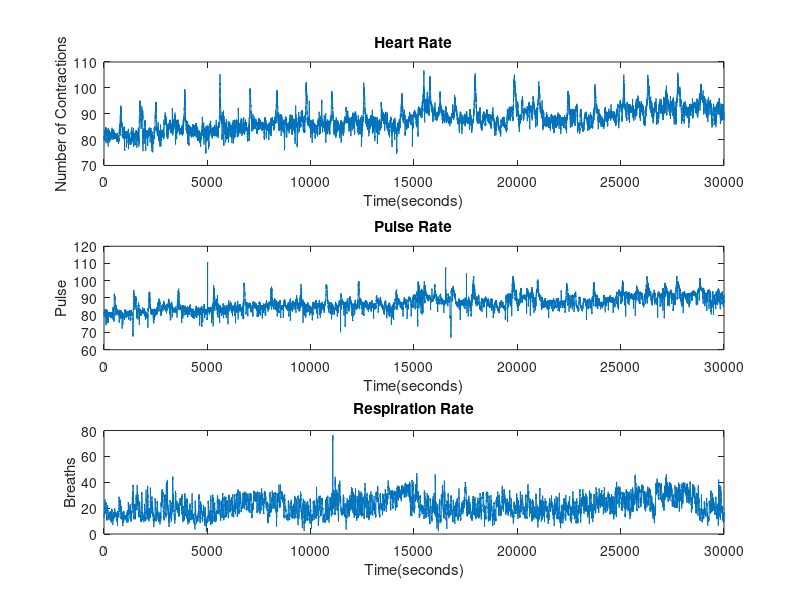
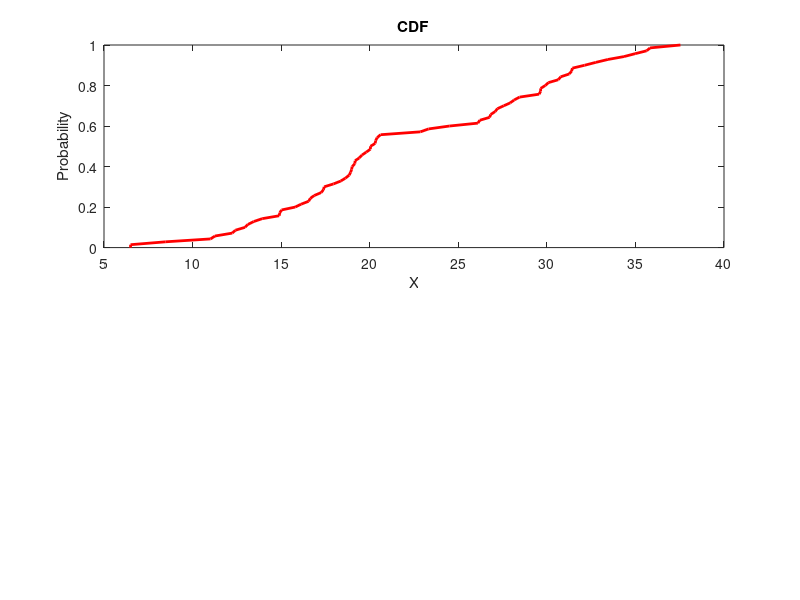

MATLAB code for these plots, in order: (Note: this script raises an error after producing the figures.)
%   FILL IN / MODIFY THE CODE WITH '' or comments with !!

clc
close all;
clear all;

% Load patient_data.mat 
load('patient_data.mat');
labels = {'Heart Rate','Pulse Rate','Respiration Rate'};

% open the result file
% !! replace # with your own groupID
fid = fopen('ECE313_Mini2_group20', 'w');

% T0
% !! Subset your data for each signal
HR = data(1,:);
PR = data(2,:);
X = data(3,:);

% Part a
% !! Plot each signal over time
figure;
m = size(data,2);
x = [1:1:m];
subplot(3,1,1);
plot(x,HR);
xlabel('Time(seconds)');
ylabel('Number of Contractions');
title(labels(1));
subplot(3,1,2);
plot(x,PR);
xlabel('Time(seconds)');
ylabel('Pulse')
title(labels(2));
subplot(3,1,3);
plot(x,X);
xlabel('Time(seconds)');
ylabel('Breaths')
title(labels(3));

% Note that Tasks 1.1 and 1.2 should be done only for the respiration rate signal 
% Tasks 2.1 and 2.2 should be performed using all three signals.
% T1.1
% Part a
% Generating three sample sets of different sizes

sampleset = [70,1000,30000];
for k = 1:3
    % Pick a random sample of size sampleset(k) from the data set  
    % (Without replacement)
    
    Sample = datasample(X, sampleset(k), 'Replace', false);
    
    % Plot the CDF of the whole data set as the reference (in red color)
    figure;  
    subplot(2,1,1);
    [p, xx] = ecdf(Sample);
    plot(xx,p);
    xlabel('X');
    ylabel('Probability');
    title('CDF');
    %hold on;% For the next plots to be on the same figure        
    h = get(gca,'children'); set(h,'LineWidth',2);set(h,'Color','r')
    
    % !! Call the funcion for calculating and ploting pdf and CDF of X     
    pdf_cdf(Sample);
    
    title(strcat(strcat(char(labels(3)),' - Sample Size = '),char(num2str(sampleset(k)))));
end

fprintf(fid, 'Task 1.1a \n\n');
fprintf(fid, 'The biggest difference between the pmf and the pdf is that the pmf depicts interval based probabilities while the pdf approximates\n');
fprintf(fid, 'the probabilities over a continuum of sample points. The pdf can be seen as an upper envelope of the pmf given a particular dataset. As\n');
fprintf(fid, 'the number of samples increases, the pdf takes on a more accurate upper envelope of the pmf. As the sample size increases,\n');
fprintf(fid, 'the pmf and the pdf of the sampleset more closely resemble the pmf and pdf of the entire dataset.\n\n');

%
% Part b
% !! Use the tabulate function in MATLAB over X and floor(X). 

X_tab = tabulate(X);
Y = floor(X);
Y_tab = tabulate(Y);

X_tab_min = min(X_tab(:,3)); 
X_tab_max = max(X_tab(:,3));
Y_tab_min = min(Y_tab(:,3));
Y_tab_max = max(Y_tab(:,3));

% !! Answer the question by filling in the following printf
fprintf(fid, 'Task 1.1b\n\n');
fprintf(fid, 'Min of tabulate(X) = %f%%\n', X_tab_min);
fprintf(fid, 'Max of tabulate(X) = %f%%\n', X_tab_max);
fprintf(fid, 'Min of tabulate(floor(X)) = %f%%\n', Y_tab_min);
fprintf(fid, 'Max of tabulate(floor(X)) = %f%%\n\n', Y_tab_max);


fprintf(fid, 'Question 1:\n');
fprintf(fid, 'Tabulate(X) gives an estimated pdf because the original dataset of all possible respiration rates is meant to be continuous.\n');
fprintf(fid, 'Furthermore, tabulate(X) returns the probabilities representing the relative likelihood of all possible respiration rate values.\n');
fprintf(fid, 'Tabulate (Y) gives a pmf because after using the floor function on X, all the possible respiration rates are truncated. This causes\n');
fprintf(fid, 'the random variable to take on discrete values.\n\n');

fprintf(fid, 'Question 2:\n');
fprintf(fid, 'For the X dataset, the min and max probabilities are equal, because without the floor function, each respiration rate is distinct \n');
fprintf(fid, 'and therefore is as likely to appear as any other respiration rate. \n');
fprintf(fid, 'For the Y dataset, the min and max probabilities are not equal because with the floor function, all the values corresponding to the respiration \n');
fprintf(fid, 'rates are truncated. Hence, multiple respiration rates from the original data now share common Y values. Consequently, the frequency for each Y \n');
fprintf(fid, 'value can vary.\n\n');

fprintf(fid, 'Question 3:\n');
fprintf(fid, 'The probability that X will be contained in an interval of length ? around the point a is approximately ?f(a).\n');
fprintf(fid, 'If we let ? be small enough such that each interval of length ? only contains at most one sample, then each existing respiration rate value\n');
fprintf(fid, 'corresponds to exactly one sample, which accounts for the reason that for the X dataset, the min and max probabilities are equal.\n');
fprintf(fid, 'However, that is not true for PMF, since after taking Y = floor(X) in this case, necessarily some Y value could correspond to multiple samples.\n');
fprintf(fid, 'Consequently, the frequency for each Y value can vary, and therefore for the Y dataset, the min and max probabilities are not equal.\n\n');

%
% Part c
% !! Using CDF of X, find values a and b such that P(X <= a) <= 0.02 and P(X <= b) >= 0.98.
sorted_X = sort(X);
a = sorted_X(600);
b = sorted_X(29400);
fprintf(fid, 'Task 1.1c\n\n');
fprintf(fid, 'Empirical a = %f\n', a);
fprintf(fid, 'Empirical b = %f\n\n', b);

% Task 1.2;

% Part a
% !! Calculate mean of the signal
mean_X = mean(X);
fprintf(fid, 'Task 1.2a\n\n');
fprintf(fid, 'Mean RESP = %f\n', mean_X);

% !! Calculate standard deviation of the signal
std_X = std(X);
fprintf(fid, 'Standard Deviation RESP = %f\n\n', std_X);

% Part b
% !! Generate a normal random variable with the same mean & standard deviation 
R = normrnd(mean_X, std_X, 1, 30000);

% !! Plot pdf and CDF of the generated random variable using pdf_cdf function
% Plot the CDF of the whole data set as the reference (in red color)
figure;  
subplot(2,1,1);
title('CDF');
[p1, xx1] = ecdf(R);
plot(xx1,p1);
xlabel('X');
ylabel('Probability');
%hold on;% For the next plots to be on the same figure        
h = get(gca,'children'); set(h,'LineWidth',2);set(h,'Color','r')
pdf_cdf(R);
title(strcat(char(labels(3)),' Normal Approximation'));


% Part c
figure;
title(strcat(char(labels(3)),' Normplot'));
% !! Use normplot function to estimate the difference between distributions
normplot(X)
fprintf(fid, 'Task 1.2c\n\n');
fprintf(fid, 'The dataset generated in this part is normally distributed, but the dataset from 1.1\n'); 
fprintf(fid, 'is right-skewed. In the dataset from 1.1, the variable X is approximately normally\n');
fprintf(fid, 'distributed when 12 <= X <= 38, but not normally distributed when X<12 or X>38. \n\n');


% Part d
% !! Show your work in the report, then plug in the numbers that you calculated here
fprintf(fid, 'Task 1.2d\n\n');
fprintf(fid, 'PDF of normal distribution: \n');
fprintf(fid, 'f(x) = 1/(%f * sqrt(2*Pi)) * exp(-0.5*((x-%f)/%f)^2) \n', std_X, mean_X, std_X);
fprintf(fid, 'CDF of normal distribution: \n');
fprintf(fid, 'F(x) = 1/(sqrt(2*Pi)) * Integrate for t from -infinity to (x-%f)/%f { exp(-0.5* t^2) dt} \n\n', mean_X, std_X);

z_score = 2.055;
ther_a = mean_X - z_score*std_X;
ther_b = mean_X + z_score*std_X;

fprintf(fid, 'Theoretical a = %f\n', ther_a);
fprintf(fid, 'Theoretical b = %f\n\n', ther_b);
fprintf(fid, 'Theoretical a and b are both a little bit less than the empirical a and b.\n');
fprintf(fid, 'This is probably because our actual dataset from 1.1 is right-skewed, \n');
fprintf(fid, 'whereas a normal distribution is not skewed.\n');

fprintf(fid, '\n\nGROUP DISTRIBUTION:\n\n');

fprintf(fid, 'Harsh Modhera (hmodhe2) - 33.33 percent\n');
fprintf(fid, 'Herman Pineda (hpineda2) - 33.33 percent\n');
fprintf(fid, 'Yuchen Li (li215) - 33.33 percent\n\n');

fprintf(fid, 'We all met up in Grainger basement on Mar 4 and worked through all of the tasks together.\n');

%fclose(fid);

%% Task 2.1;

% Tasks 2.1 and 2.2 should be done twice, 
% once with the empirical threshold, and once with the theoretical threshold
% !! Change the code to do this.

% Part a
% !! Call the threshold function and generate alarms for each signal

HR_alarm_EM = threshold_func(HR, 80.17, 98.52);
PR_alarm_EM = threshold_func(PR, 79.00, 97.07);
X_alarm_EM = threshold_func(X, 10.146654, 37.085962);


% Parts b and c
% !! Write the code for coalescing alarms and majority voting here 

HR_alarm_EM_Coal = coalesce(HR_alarm_EM);
PR_alarm_EM_Coal = coalesce(PR_alarm_EM);
X_alarm_EM_Coal = coalesce(X_alarm_EM);

Voted_Alarm_EM = vote(HR_alarm_EM_Coal, PR_alarm_EM_Coal, X_alarm_EM_Coal);

% Part d
% !! Fill in the bar functions with the name of vectors storing your alarms
figure;
subplot(5,1,1);
bar(HR_alarm_EM_Coal);
title(strcat(char(labels(1)),' Alarms'));
subplot(5,1,2);
bar(PR_alarm_EM_Coal);
title(strcat(char(labels(2)),' Alarms'));
subplot(5,1,3);
bar(X_alarm_EM_Coal);
title(strcat(char(labels(3)),' Alarms'));
subplot(5,1,4);
bar(Voted_Alarm_EM);
title('Majority Voter Alarms - Empirical Thresholds');
subplot(5,1,5);
title('Golden Alarms');
bar(golden_alarms,'r');

%% Task 2.2;

% Parts a and b
% !! Write the code to calculate the probabilities of:
%    false alarm, miss detection and error 





fprintf(fid, 'Task 2.2 - Parts a and b\n');
fprintf(fid, 'Using Empirical Thresholds:\n');
fprintf(fid, 'Probability of False Alarm    = %f\n', 'False Alarm');
fprintf(fid, 'Probability of Miss Detection = %f\n', 'Miss Detect');
fprintf(fid, 'Probability of Error          = %f\n\n', 'Error');

% Part c
% !! Repeat Tasks 2.1 and 2.2 with Theoretical thresholds

HR_alarm_TH = threshold_func(HR, 78.84, 96.83);
PR_alarm_TH = threshold_func(PR, 78.15, 96.09);
X_alarm_TH = threshold_func(X, 7.142497, 36.341138);

HR_alarm_TH_Coal = coalesce(HR_alarm_TH);
PR_alarm_TH_Coal = coalesce(PR_alarm_TH);
X_alarm_TH_Coal = coalesce(X_alarm_TH);

Voted_Alarm_TH = vote(HR_alarm_TH_Coal, PR_alarm_TH_Coal, X_alarm_TH_Coal);


figure;
subplot(5,1,1);
bar('HR Alarms');
title(strcat(char(labels(1)),' Alarms'));
subplot(5,1,2);
bar('PR Alarms');
title(strcat(char(labels(2)),' Alarms'));
subplot(5,1,3);
bar('RESP Alarms');
title(strcat(char(labels(3)),' Alarms'));
subplot(5,1,4);
bar('Majority Voter Alarms');
title('Majority Voter Alarms - Theoretical Thresholds');
subplot(5,1,5);
title('Golden Alarms');
bar('Golden Alarms','r');


fprintf(fid, 'Task 2.2 - Part c\n');
fprintf(fid, 'Using Theoretical Thresholds:\n');
fprintf(fid, 'Probability of False Alarm    = %f\n', 'False Alarm');
fprintf(fid, 'Probability of Miss Detection = %f\n', 'Miss Detect');
fprintf(fid, 'Probability Error             = %f\n\n', 'Error');



%% Task 3

% Prob. of error from the testing process of each fold
nFold_p_error = [];         
% Prob. of false positives from the testing process of each fold
nFold_p_fp = [];        
% Prob. of miss detection from the testing process of each fold
nFold_p_md = [];        


% Part a.1: Divide the data into three subsets of equal length


% Part a.2: Divide the golden_alarms into three subsets of equal length



for i=1:3
    % Hint: z = [x y]; merges the two datasets x and y

  %  trainData = 
   % testData = 

    % Part b: Train the decision model using trainData


    % Part c: Test the decision model using testData

end

% Find the mean of the the performances from the 3-fold analysis
% Hint: mean(x) provides the mean of elements in array x


fprintf(fid, 'Task 3\n');
fprintf(fid, 'Mean Probability of False Alarm = %f\n', 'Mean False Alarm');
fprintf(fid, 'Mean Probability of Miss Detection = %f\n', 'Mean Miss Detection');
fprintf(fid, 'Mean Probability of Error = %f\n', 'Mean Error');


fclose(fid);
